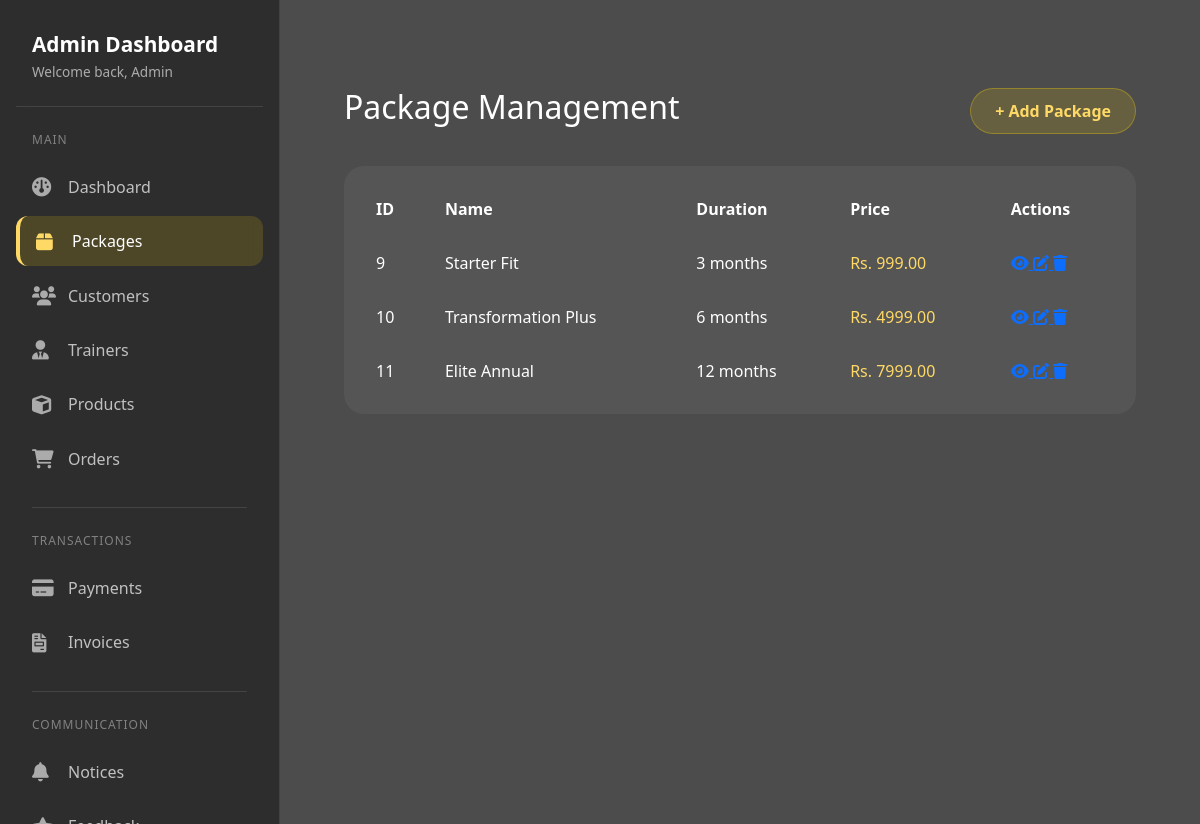
The page /adminpackage/ (signed in) on the database its author committed.
### Fit/models.py (models this page shows)
class Package(models.Model):
    name = models.CharField(max_length=100)
    duration_months = models.IntegerField()
    price = models.DecimalField(max_digits=10, decimal_places=2)
    description = models.TextField()

### Fit/views.py (the view)
# urls.py: path('adminpackage/', adminpackage, name='adminpackage'),
@admin_required
def adminpackage(request):
    pack=Package.objects.all()
    return render(request, 'addpack.html',{'pack':pack})

### Fit/context_processors.py (called while the page is built)
def footer_categories(request):
    return {
        'footer_categories': Category.objects.all().order_by('name')[:4]
    }

### Fit/views.py (called while the page is built)
def admin_required(view_func):
    @never_cache
    @wraps(view_func)
    def _wrapped_view(request, *args, **kwargs):
        if request.user.is_authenticated and (request.user.is_staff or request.user.is_superuser):
            return view_func(request, *args, **kwargs)
        if request.session.get('user_role') == 'admin' and request.session.get('admin_login'):
            return view_func(request, *args, **kwargs)
        messages.error(request, 'Please log in as admin to access this page.')
        return redirect('admin_login')
    return _wrapped_view

### Fit/templates/addpack.html (shortened to what this page needs)
{% extends "adminnav.html" %}
{% block navitems %}
<div class="container" style="padding: 2rem;">
    <div style="display: flex; justify-content: space-between; margin-bottom: 2rem;">
        <h2 style="color: white;">Package Management</h2>
        <a href="{% url "addpackage" %}" class="btn-admin-primary">+ Add Package</a>
    </div>
    <div style="background: rgba(255,255,255,0.05); border-radius: 20px; padding: 1rem; overflow-x: auto;">
        <table style="width: 100%; color: white; border-collapse: collapse;">
            <thead>
                <tr>
                    <th style="padding: 1rem; text-align: left;">ID</th>
                    <th style="padding: 1rem; text-align: left;">Name</th>
                    <th style="padding: 1rem; text-align: left;">Duration</th>
                    <th style="padding: 1rem; text-align: left;">Price</th>
                    <th style="padding: 1rem; text-align: left;">Actions</th>
                </tr>
            </thead>
            <tbody>
                {% for package in pack %}
                <tr>
                    <td style="padding: 1rem;">{{ package.id }}</td>
                    <td style="padding: 1rem;">{{ package.name }}</td>
                    <td style="padding: 1rem;">{{ package.duration_months }} months</td>
                    <td style="padding: 1rem; color: #ffd966;">Rs. {{ package.price }}</td>
                    <td style="padding: 1rem;">
                        <div class="action-btns">
                            <a href="{% url "view_package" package.id %}" class="btn-action" title="View">
                                <i class="fas fa-eye"></i>
                            </a>
                            <a href="{% url "update_package" package.id %}" class="btn-action" title="Edit">
                                <i class="fas fa-edit"></i>
                            </a>
                            <a href="#" class="btn-action btn-delete" onclick="confirmPackageDelete({{ package.id }}, '{{ package.name|escapejs }}')" title="Delete">
                                <i class="fas fa-trash"></i>
                            </a>
                        </div>
                    </td>
                </tr>
                {% endfor %}
            </tbody>
        </table>
    </div>
</div>
{% endblock %}

### Fit/static/css/templates/adminnav.css (style rules this page uses)
body { font-family: 'Segoe UI', Tahoma, Geneva, Verdana, sans-serif; min-height: 100vh; position: relative; background: url('https://images.unsplash.com/photo-1534438327276-14e5300c3a48?ixlib=rb-1.2.1&auto=format&fit=crop&w=1950&q=80') no-repeat center center fixed; background-size: cover; overflow-x: hidden; }
body::before { content: ''; position: fixed; top: 0; left: 0; width: 100%; height: 100%; background: rgba(0, 0, 0, 0.7); z-index: -1; }
.btn-admin-primary { background: rgba(255, 215, 0, 0.15); border: 1px solid rgba(255, 215, 0, 0.3); color: #ffd966; padding: 0.6rem 1.5rem; border-radius: 30px; font-weight: 600; transition: all 0.3s; text-decoration: none; display: inline-block; }

### rows shown on the page
Package: id "9", name "Starter Fit", duration_months "3", price "999.00"
Package: id "10", name "Transformation Plus", duration_months "6", price "4999.00"
Package: id "11", name "Elite Annual", duration_months "12", price "7999.00"
